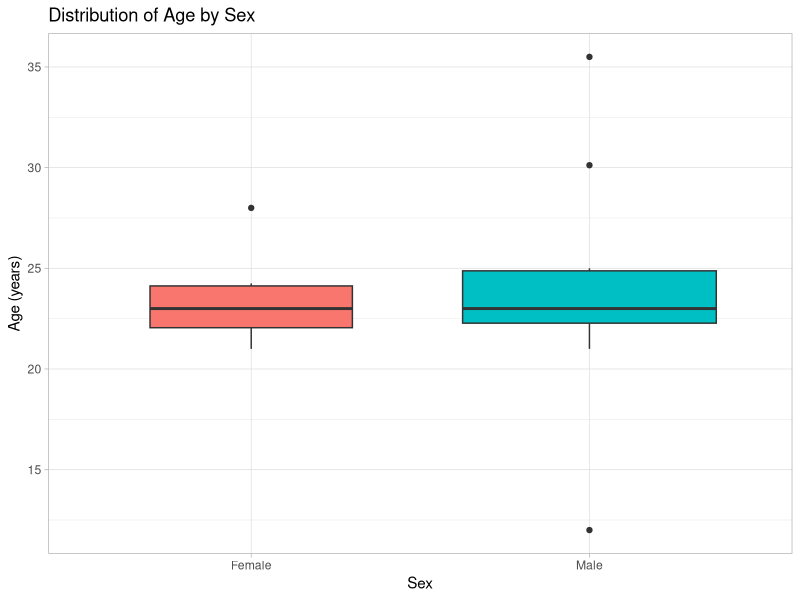
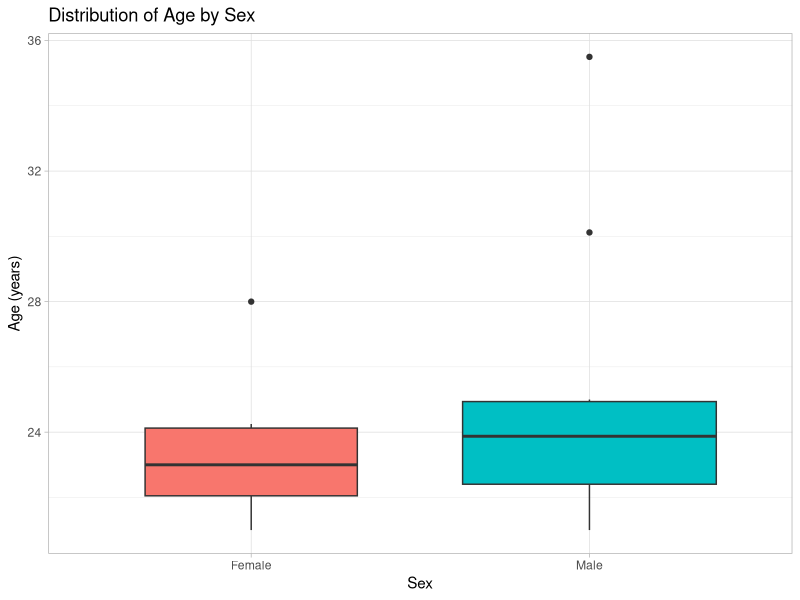
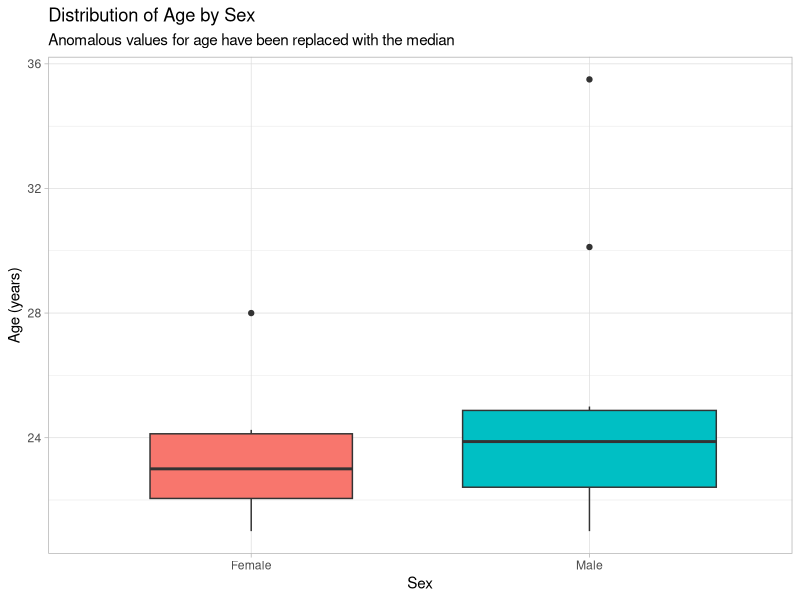

R code for these plots, in order:
## ---- chunk 1
knitr::opts_chunk$set(echo = TRUE)
library(readr)
library(dplyr)
library(ggplot2)
## ---- chunk 2
q_data <- read_csv('../data/MATH513_Questionnaire_Data.csv')
head(q_data)
## ---- chunk 3
filtered_q_data <- q_data %>%
  filter(EatMeat == 'Yes', DrinkCoffee == 'Yes', LikeBeer == 'Yes')

select(filtered_q_data, Height, Age, Sex, Sports)
## ---- chunk 4
q_data_by_happiness <- q_data %>%
  group_by(Happy_accommodation, Safe)

summarise(q_data_by_happiness,
          avg_sleep = mean(Sleep), min_sleep = min(Sleep),
          med_rent = median(Rent), max_rent = max(Rent),
          n_students = n())
## ---- chunk 5
count(q_data, vars = Sex)
## ---- chunk 6
ggplot(q_data, aes(x = Sex, y = Age, fill = Sex)) +
  theme_light() + geom_boxplot(varwidth = 1) +
  labs(x = "Sex", y = "Age (years)",
       title = "Distribution of Age by Sex") +
  theme(legend.position = 'none')
## ---- chunk 7
min_age_by_sex <- q_data %>%
  group_by(Sex) %>%
  summarise(min_age = min(Age))

min_age_by_sex
## ---- chunk 8
min_age_male <- min_age_by_sex %>%
  filter(Sex == 'Male') %>%
  select(min_age) %>%
  as.numeric()

min_age_male
## ---- chunk 9
q_data_omitted <- q_data %>%
  filter(Age >= 17)

q_data_omitted$Age
## ---- chunk 10
ggplot(q_data_omitted, aes(x = Sex, y = Age, fill = Sex)) +
  theme_light() + geom_boxplot(varwidth = 1) +
  labs(x = "Sex", y = "Age (years)",
       title = "Distribution of Age by Sex") +
  theme(legend.position = 'none')
## ---- chunk 11
median_age_male <- q_data_omitted %>%
  group_by(Sex) %>%
  summarise(median_age = median(Age)) %>%
  filter(Sex == 'Male') %>%
  select(median_age) %>%
  as.numeric()

median_age_male
## ---- chunk 12
q_data_corrected <- q_data %>%
  mutate(Age_corrected = ifelse(Age == min_age_male, median_age_male, Age))

# Check that the minimum age for males is no longer an unrealistic value:
q_data_corrected %>%
  group_by(Sex) %>%
  summarise(min_age = min(Age_corrected))
## ---- chunk 13
ggplot(q_data_corrected, aes(x = Sex, y = Age_corrected, fill = Sex)) +
  theme_light() + geom_boxplot(varwidth = T) +
  labs(x = "Sex", y = "Age (years)",
       title = "Distribution of Age by Sex",
       subtitle = "Anomalous values for age have been replaced with the median") +
  theme(legend.position = 'none')
## ---- chunk 14
q_data_corrected %>%
  group_by(Sex) %>%
  summarise(mean_age = mean(Age_corrected), median_age = median(Age_corrected),
            sd_age = sd(Age_corrected), iqr_age = IQR(Age_corrected))
